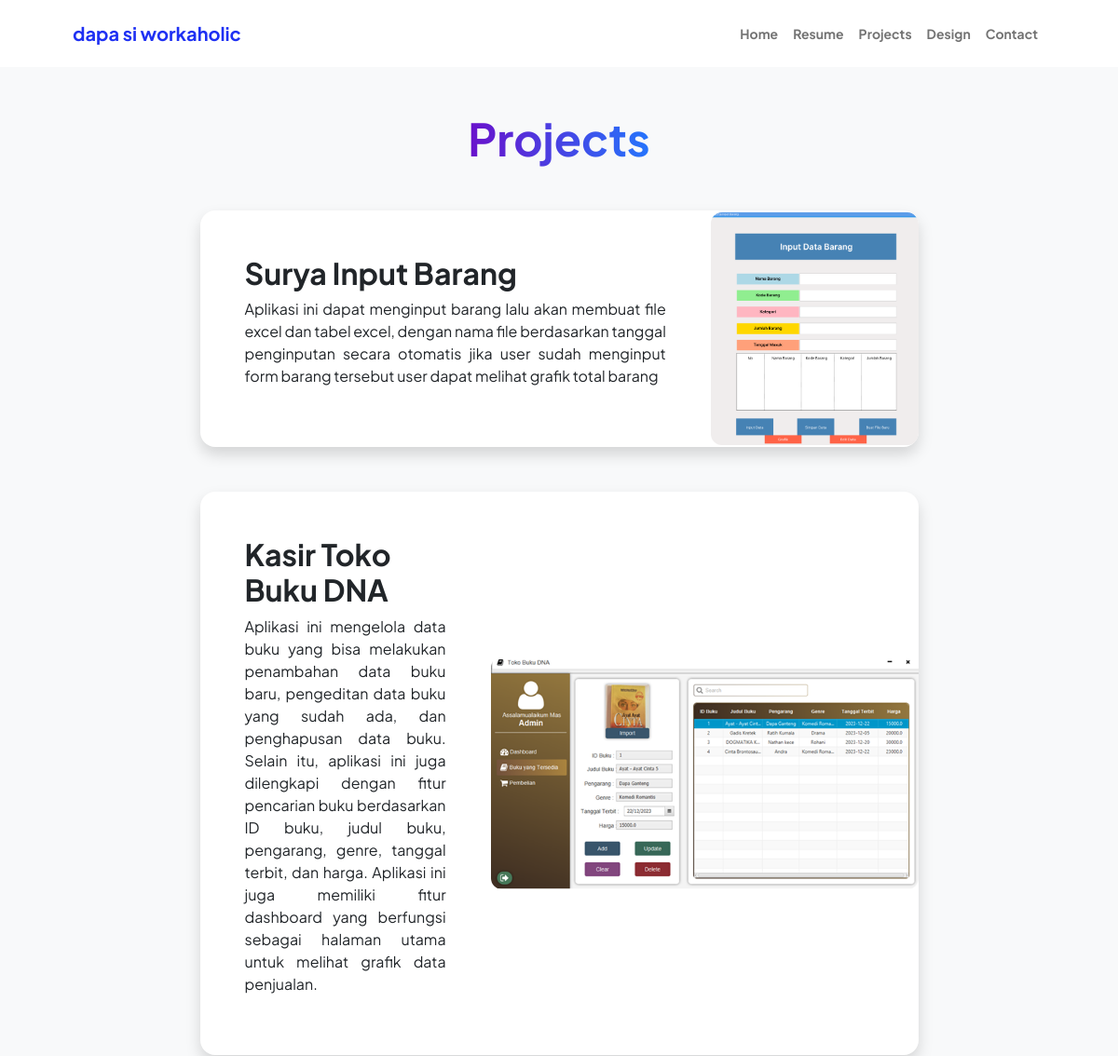
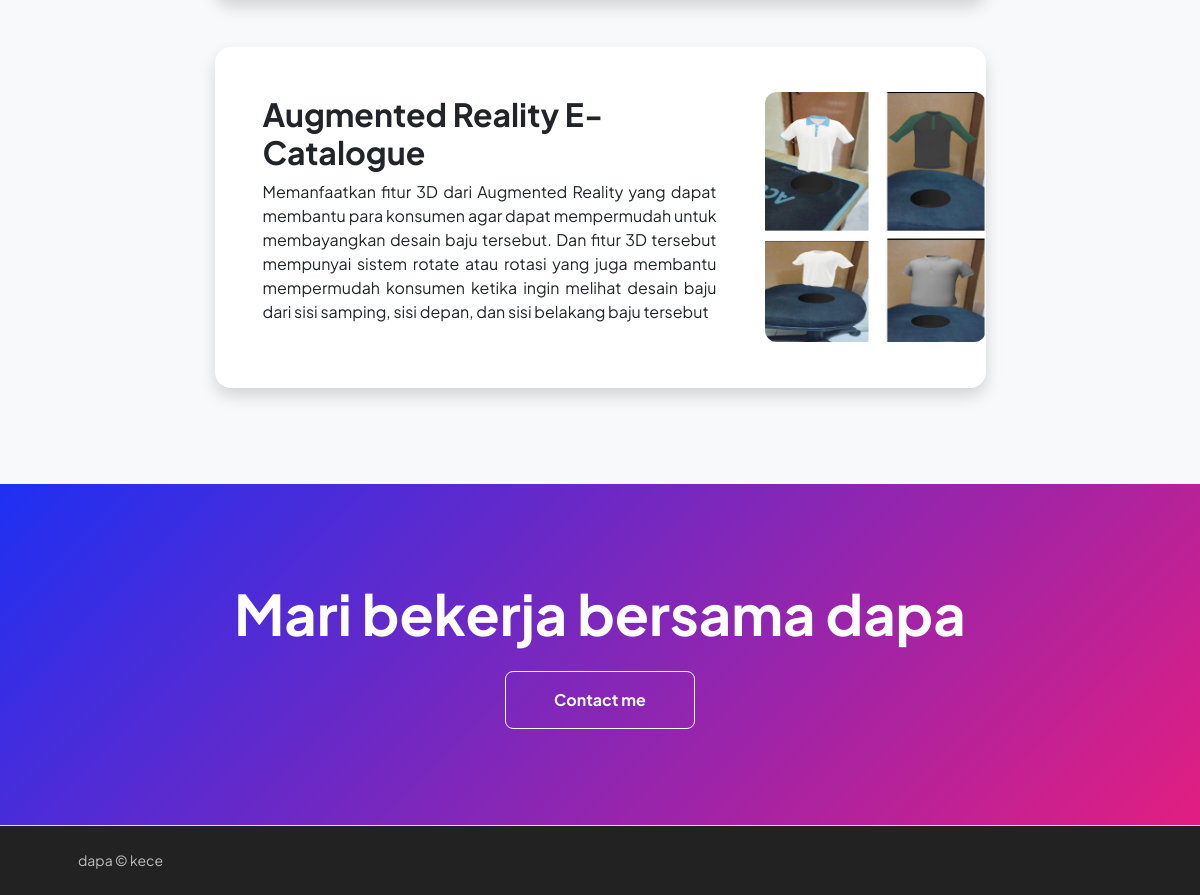
The app's page /projects.php with its own data (2 pictures, top to bottom).
### tables this page shows
CREATE TABLE `projects` (
  `judul` text NOT NULL,
  `isi` text NOT NULL,
  `judul2` text NOT NULL,
  `isi2` text NOT NULL
);

### projects.php (the view, shortened to what this page needs)
<?php
include 'database.php';
$sql = "SELECT judul, isi, judul2, isi2 FROM projects";
$resultprojects = $koneksi->query($sql);
$projects = null;
if ($resultprojects->num_rows > 0) {
    $projects = $resultprojects->fetch_assoc();
} else {
    echo "------------";
}
?>
<!DOCTYPE html>
<html lang="en">
    <head>
        <link href="https://cdn.jsdelivr.net/npm/bootstrap-icons@1.8.1/font/bootstrap-icons.css" rel="stylesheet" />
        <link href="css/styles.css" rel="stylesheet" />
    </head>
    <body class="d-flex flex-column h-100 bg-light">
        <main class="flex-shrink-0">
            <?php include "navbar.php";?>
            <section class="py-5">
                <div class="container px-5 mb-5">
                    <div class="text-center mb-5">
                        <h1 class="display-5 fw-bolder mb-0"><span class="text-gradient d-inline">Projects</span></h1>
                    </div>
                    <div class="row gx-5 justify-content-center">
                        <div class="col-lg-11 col-xl-9 col-xxl-8">
                            <div class="card overflow-hidden shadow rounded-4 border-0 mb-5">
                                <div class="card-body p-0">
                                    <div class="d-flex align-items-center">
                                        <div class="p-5">
                                            <h2 class="fw-bolder"><?php echo $projects ['judul']?></h2>
                                            <p class="pjustify"><?php echo $projects ['isi']?></p>
                                        </div>
                                        <img class="img-fluid" src="assets/project1.png" alt="Surya Input Barang" width="400" height="400"/>
                                    </div>
                                </div>
                            </div>
                            <div class="card overflow-hidden shadow rounded-4 border-0">
                                <div class="card-body p-0">
                                    <div class="d-flex align-items-center">
                                        <div class="p-5">
                                            <h2 class="fw-bolder"><?php echo $projects ['judul2']?></h2>
                                            <p class="pjustify"><?php echo $projects ['isi2']?></p>
                                        </div>
                                        <img class="img-fluid" src="assets/proyek2.png" alt="Kasir Toko Buku DNA" />
                                    </div>
                                </div>
                            </div>
                            <div class="card overflow-hidden shadow rounded-4 border-0 mt-5">
                                <div class="card-body p-0">
                                    <div class="d-flex align-items-center">
                                        <div class="p-5">
                                            <h2 class="fw-bolder">Augmented Reality E-Catalogue</h2>
                                            <p class="pjustify">Memanfaatkan
                                            fitur 3D dari Augmented Reality yang
                                            dapat membantu para konsumen agar dapat
                                            mempermudah untuk membayangkan desain baju
                                            tersebut. Dan fitur 3D tersebut mempunyai sistem
                                            rotate atau rotasi yang juga membantu
                                            mempermudah konsumen ketika ingin melihat desain
                                            baju dari sisi samping, sisi depan, dan sisi belakang
                                            baju tersebut </p>
                                        </div>
                                        <img class="img-fluid" src="assets/proyek3.jpeg" alt="Scan 3D" width="400" height="400"/>
                                    </div>
                                </div>
                            </div>
                        </div>
                    </div>
                </div>
            </section>
            <section class="py-5 bg-gradient-primary-to-secondary text-white">
                <div class="container px-5 my-5">
                    <div class="text-center">
                        <h2 class="display-4 fw-bolder mb-4">Mari bekerja bersama dapa</h2>
                        <a class="btn btn-outline-light btn-lg px-5 py-3 fs-6 fw-bolder" href="contact.php">Contact me</a>
                    </div>
                </div>
            </section>
        </main>
        <?php include 'footer.php'; ?>
    </body>
</html>

### navbar.php (shortened to what this page needs)
<nav class="navbar navbar-expand-lg navbar-light bg-white py-3">
            <div class="container px-5">
                <a class="navbar-brand" href="index.php"><span class="fw-bolder text-primary">dapa si workaholic</span></a>
                <div class="collapse navbar-collapse" id="navbarNav">
                    <ul class="navbar-nav ms-auto mb-2 mb-lg-0 small fw-bolder">
                        <li class="nav-item"><a class="nav-link" href="index.php">Home</a></li>
                        <li class="nav-item"><a class="nav-link" href="resume.php">Resume</a></li>
                        <li class="nav-item"><a class="nav-link" href="projects.php">Projects</a></li>
                        <li class="nav-item"><a class="nav-link" href="UIUX.php">Design</a></li>
                        <li class="nav-item"><a class="nav-link" href="contact.php">Contact</a></li>
                    </ul>
                </div>
            </div>
        </nav>

### footer.php
<footer class="bg-dark text-white py-4 mt-auto">
    <div class="container px-5">
        <div class="row align-items-center justify-content-between">
            <div class="col-auto"><div class="small">dapa &copy; kece</div></div>
        </div>
    </div>
</footer>

### records on screen
projects: judul "Surya Input Barang", isi "Aplikasi ini dapat menginput barang lalu akan membuat file excel dan tabel excel, dengan nama file berdasarkan tanggal penginputan secara otomatis jika user sudah menginput form barang tersebut user dapat melihat grafik total barang", judul2 "Kasir Toko Buku DNA", isi2 "Aplikasi ini mengelola data buku yang bisa melakukan penambahan data buku baru, pengeditan data buku yang sudah ada, dan penghapusan data buku. Selain itu, aplikasi ini juga dilengkapi dengan fitur pencarian buku berdasarkan ID buku, judul buku, pengarang, genre, tanggal terbit, dan harga. Aplikasi ini juga memiliki fitur dashboard yang berfungsi sebagai halaman utama untuk melihat grafik data penjualan."
